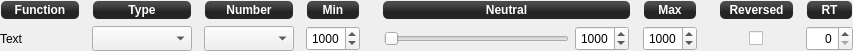
<?xml version="1.0" encoding="UTF-8"?>
<ui version="4.0">
 <class>InputChannelForm</class>
 <widget class="QWidget" name="InputChannelForm">
  <property name="geometry">
   <rect>
    <x>0</x>
    <y>0</y>
    <width>853</width>
    <height>51</height>
   </rect>
  </property>
  <property name="windowTitle">
   <string>Form</string>
  </property>
  <layout class="QGridLayout" name="gridLayout">
   <property name="leftMargin">
    <number>0</number>
   </property>
   <property name="topMargin">
    <number>0</number>
   </property>
   <property name="rightMargin">
    <number>0</number>
   </property>
   <property name="bottomMargin">
    <number>0</number>
   </property>
   <property name="horizontalSpacing">
    <number>12</number>
   </property>
   <item row="0" column="2">
    <widget class="QLabel" name="legend2">
     <property name="enabled">
      <bool>true</bool>
     </property>
     <property name="sizePolicy">
      <sizepolicy hsizetype="Preferred" vsizetype="Fixed">
       <horstretch>0</horstretch>
       <verstretch>0</verstretch>
      </sizepolicy>
     </property>
     <property name="minimumSize">
      <size>
       <width>0</width>
       <height>20</height>
      </size>
     </property>
     <property name="font">
      <font>
       <pointsize>-1</pointsize>
       <weight>75</weight>
       <italic>false</italic>
       <bold>true</bold>
      </font>
     </property>
     <property name="toolTip">
      <string>Channel number</string>
     </property>
     <property name="styleSheet">
      <string notr="true">background-color: qlineargradient(spread:reflect, x1:0.507, y1:0, x2:0.507, y2:0.772, stop:0.208955 rgba(74, 74, 74, 255), stop:0.78607 rgba(36, 36, 36, 255));
color: rgb(255, 255, 255);
border-radius: 5;
font: bold 12px;
margin:1px;</string>
     </property>
     <property name="frameShape">
      <enum>QFrame::StyledPanel</enum>
     </property>
     <property name="text">
      <string>Number</string>
     </property>
     <property name="alignment">
      <set>Qt::AlignCenter</set>
     </property>
    </widget>
   </item>
   <item row="0" column="4">
    <spacer name="horizontalSpacer_3">
     <property name="orientation">
      <enum>Qt::Horizontal</enum>
     </property>
     <property name="sizeType">
      <enum>QSizePolicy::Fixed</enum>
     </property>
     <property name="sizeHint" stdset="0">
      <size>
       <width>10</width>
       <height>20</height>
      </size>
     </property>
    </spacer>
   </item>
   <item row="1" column="3">
    <widget class="QSpinBox" name="channelMin">
     <property name="sizePolicy">
      <sizepolicy hsizetype="Preferred" vsizetype="Preferred">
       <horstretch>0</horstretch>
       <verstretch>0</verstretch>
      </sizepolicy>
     </property>
     <property name="minimumSize">
      <size>
       <width>0</width>
       <height>0</height>
      </size>
     </property>
     <property name="maximumSize">
      <size>
       <width>16777215</width>
       <height>16777215</height>
      </size>
     </property>
     <property name="focusPolicy">
      <enum>Qt::StrongFocus</enum>
     </property>
     <property name="alignment">
      <set>Qt::AlignRight|Qt::AlignTrailing|Qt::AlignVCenter</set>
     </property>
     <property name="buttonSymbols">
      <enum>QAbstractSpinBox::UpDownArrows</enum>
     </property>
     <property name="maximum">
      <number>9999</number>
     </property>
     <property name="value">
      <number>1000</number>
     </property>
    </widget>
   </item>
   <item row="1" column="1">
    <widget class="QComboBox" name="channelGroup">
     <property name="sizePolicy">
      <sizepolicy hsizetype="Minimum" vsizetype="Preferred">
       <horstretch>0</horstretch>
       <verstretch>0</verstretch>
      </sizepolicy>
     </property>
     <property name="minimumSize">
      <size>
       <width>100</width>
       <height>0</height>
      </size>
     </property>
     <property name="maximumSize">
      <size>
       <width>16777215</width>
       <height>16777215</height>
      </size>
     </property>
     <property name="focusPolicy">
      <enum>Qt::StrongFocus</enum>
     </property>
    </widget>
   </item>
   <item row="1" column="2">
    <widget class="QComboBox" name="channelNumber">
     <property name="sizePolicy">
      <sizepolicy hsizetype="Minimum" vsizetype="Preferred">
       <horstretch>0</horstretch>
       <verstretch>0</verstretch>
      </sizepolicy>
     </property>
     <property name="minimumSize">
      <size>
       <width>90</width>
       <height>0</height>
      </size>
     </property>
     <property name="maximumSize">
      <size>
       <width>16777215</width>
       <height>16777215</height>
      </size>
     </property>
     <property name="focusPolicy">
      <enum>Qt::StrongFocus</enum>
     </property>
     <property name="maxVisibleItems">
      <number>7</number>
     </property>
    </widget>
   </item>
   <item row="1" column="0">
    <widget class="QLabel" name="channelName">
     <property name="sizePolicy">
      <sizepolicy hsizetype="Minimum" vsizetype="Preferred">
       <horstretch>0</horstretch>
       <verstretch>0</verstretch>
      </sizepolicy>
     </property>
     <property name="minimumSize">
      <size>
       <width>80</width>
       <height>0</height>
      </size>
     </property>
     <property name="maximumSize">
      <size>
       <width>16777215</width>
       <height>16777215</height>
      </size>
     </property>
     <property name="text">
      <string>Text</string>
     </property>
    </widget>
   </item>
   <item row="1" column="9">
    <widget class="QSpinBox" name="channelResponseTime">
     <property name="enabled">
      <bool>true</bool>
     </property>
     <property name="sizePolicy">
      <sizepolicy hsizetype="Preferred" vsizetype="Preferred">
       <horstretch>0</horstretch>
       <verstretch>0</verstretch>
      </sizepolicy>
     </property>
     <property name="minimumSize">
      <size>
       <width>0</width>
       <height>0</height>
      </size>
     </property>
     <property name="maximumSize">
      <size>
       <width>16777215</width>
       <height>16777215</height>
      </size>
     </property>
     <property name="toolTip">
      <string>Optional input filter response time.

Range: 0-999ms, 0 disables filter (default).

Warning: this is an expert mode feature, mostly used for aerial video
camera control (airframe yaw and camera gimbal accessory channels).
Too high values for main controls can cause undesirable effects and
even lead to crash. Use with caution.</string>
     </property>
     <property name="wrapping">
      <bool>false</bool>
     </property>
     <property name="frame">
      <bool>true</bool>
     </property>
     <property name="alignment">
      <set>Qt::AlignRight|Qt::AlignTrailing|Qt::AlignVCenter</set>
     </property>
     <property name="buttonSymbols">
      <enum>QAbstractSpinBox::UpDownArrows</enum>
     </property>
     <property name="maximum">
      <number>999</number>
     </property>
    </widget>
   </item>
   <item row="0" column="0">
    <widget class="QLabel" name="legend0">
     <property name="enabled">
      <bool>true</bool>
     </property>
     <property name="sizePolicy">
      <sizepolicy hsizetype="Preferred" vsizetype="Fixed">
       <horstretch>0</horstretch>
       <verstretch>0</verstretch>
      </sizepolicy>
     </property>
     <property name="minimumSize">
      <size>
       <width>0</width>
       <height>20</height>
      </size>
     </property>
     <property name="font">
      <font>
       <pointsize>-1</pointsize>
       <weight>75</weight>
       <italic>false</italic>
       <bold>true</bold>
      </font>
     </property>
     <property name="toolTip">
      <string>Channel function</string>
     </property>
     <property name="styleSheet">
      <string notr="true">background-color: qlineargradient(spread:reflect, x1:0.507, y1:0, x2:0.507, y2:0.772, stop:0.208955 rgba(74, 74, 74, 255), stop:0.78607 rgba(36, 36, 36, 255));
color: rgb(255, 255, 255);
border-radius: 5;
font: bold 12px;
margin:1px;</string>
     </property>
     <property name="frameShape">
      <enum>QFrame::StyledPanel</enum>
     </property>
     <property name="text">
      <string>Function</string>
     </property>
     <property name="alignment">
      <set>Qt::AlignCenter</set>
     </property>
    </widget>
   </item>
   <item row="0" column="7">
    <spacer name="horizontalSpacer_4">
     <property name="orientation">
      <enum>Qt::Horizontal</enum>
     </property>
     <property name="sizeType">
      <enum>QSizePolicy::Fixed</enum>
     </property>
     <property name="sizeHint" stdset="0">
      <size>
       <width>10</width>
       <height>20</height>
      </size>
     </property>
    </spacer>
   </item>
   <item row="1" column="4">
    <spacer name="horizontalSpacer">
     <property name="orientation">
      <enum>Qt::Horizontal</enum>
     </property>
     <property name="sizeType">
      <enum>QSizePolicy::Fixed</enum>
     </property>
     <property name="sizeHint" stdset="0">
      <size>
       <width>10</width>
       <height>20</height>
      </size>
     </property>
    </spacer>
   </item>
   <item row="1" column="7">
    <spacer name="horizontalSpacer_2">
     <property name="orientation">
      <enum>Qt::Horizontal</enum>
     </property>
     <property name="sizeType">
      <enum>QSizePolicy::Fixed</enum>
     </property>
     <property name="sizeHint" stdset="0">
      <size>
       <width>10</width>
       <height>20</height>
      </size>
     </property>
    </spacer>
   </item>
   <item row="0" column="8">
    <widget class="QLabel" name="legend6">
     <property name="enabled">
      <bool>true</bool>
     </property>
     <property name="sizePolicy">
      <sizepolicy hsizetype="Preferred" vsizetype="Fixed">
       <horstretch>0</horstretch>
       <verstretch>0</verstretch>
      </sizepolicy>
     </property>
     <property name="minimumSize">
      <size>
       <width>0</width>
       <height>20</height>
      </size>
     </property>
     <property name="font">
      <font>
       <pointsize>-1</pointsize>
       <weight>75</weight>
       <italic>false</italic>
       <bold>true</bold>
      </font>
     </property>
     <property name="toolTip">
      <string>Channel values are inverted</string>
     </property>
     <property name="styleSheet">
      <string notr="true">background-color: qlineargradient(spread:reflect, x1:0.507, y1:0, x2:0.507, y2:0.772, stop:0.208955 rgba(74, 74, 74, 255), stop:0.78607 rgba(36, 36, 36, 255));
color: rgb(255, 255, 255);
border-radius: 5;
font: bold 12px;
margin:1px;</string>
     </property>
     <property name="frameShape">
      <enum>QFrame::StyledPanel</enum>
     </property>
     <property name="lineWidth">
      <number>1</number>
     </property>
     <property name="text">
      <string>Reversed</string>
     </property>
     <property name="alignment">
      <set>Qt::AlignCenter</set>
     </property>
    </widget>
   </item>
   <item row="0" column="9">
    <widget class="QLabel" name="legend7">
     <property name="enabled">
      <bool>true</bool>
     </property>
     <property name="sizePolicy">
      <sizepolicy hsizetype="Preferred" vsizetype="Fixed">
       <horstretch>0</horstretch>
       <verstretch>0</verstretch>
      </sizepolicy>
     </property>
     <property name="minimumSize">
      <size>
       <width>0</width>
       <height>20</height>
      </size>
     </property>
     <property name="font">
      <font>
       <pointsize>-1</pointsize>
       <weight>75</weight>
       <italic>false</italic>
       <bold>true</bold>
      </font>
     </property>
     <property name="toolTip">
      <string>Response time</string>
     </property>
     <property name="styleSheet">
      <string notr="true">background-color: qlineargradient(spread:reflect, x1:0.507, y1:0, x2:0.507, y2:0.772, stop:0.208955 rgba(74, 74, 74, 255), stop:0.78607 rgba(36, 36, 36, 255));
color: rgb(255, 255, 255);
border-radius: 5;
font: bold 12px;
margin:1px;</string>
     </property>
     <property name="frameShape">
      <enum>QFrame::StyledPanel</enum>
     </property>
     <property name="lineWidth">
      <number>1</number>
     </property>
     <property name="text">
      <string>RT</string>
     </property>
     <property name="alignment">
      <set>Qt::AlignCenter</set>
     </property>
    </widget>
   </item>
   <item row="0" column="6">
    <widget class="QLabel" name="legend5">
     <property name="enabled">
      <bool>true</bool>
     </property>
     <property name="sizePolicy">
      <sizepolicy hsizetype="Preferred" vsizetype="Fixed">
       <horstretch>0</horstretch>
       <verstretch>0</verstretch>
      </sizepolicy>
     </property>
     <property name="minimumSize">
      <size>
       <width>0</width>
       <height>20</height>
      </size>
     </property>
     <property name="font">
      <font>
       <pointsize>-1</pointsize>
       <weight>75</weight>
       <italic>false</italic>
       <bold>true</bold>
      </font>
     </property>
     <property name="toolTip">
      <string>Channel max</string>
     </property>
     <property name="styleSheet">
      <string notr="true">background-color: qlineargradient(spread:reflect, x1:0.507, y1:0, x2:0.507, y2:0.772, stop:0.208955 rgba(74, 74, 74, 255), stop:0.78607 rgba(36, 36, 36, 255));
color: rgb(255, 255, 255);
border-radius: 5;
font: bold 12px;
margin:1px;</string>
     </property>
     <property name="frameShape">
      <enum>QFrame::StyledPanel</enum>
     </property>
     <property name="lineWidth">
      <number>1</number>
     </property>
     <property name="text">
      <string>Max</string>
     </property>
     <property name="alignment">
      <set>Qt::AlignCenter</set>
     </property>
    </widget>
   </item>
   <item row="0" column="5">
    <widget class="QLabel" name="legend4">
     <property name="enabled">
      <bool>true</bool>
     </property>
     <property name="sizePolicy">
      <sizepolicy hsizetype="Expanding" vsizetype="Fixed">
       <horstretch>0</horstretch>
       <verstretch>0</verstretch>
      </sizepolicy>
     </property>
     <property name="minimumSize">
      <size>
       <width>0</width>
       <height>20</height>
      </size>
     </property>
     <property name="font">
      <font>
       <pointsize>-1</pointsize>
       <weight>75</weight>
       <italic>false</italic>
       <bold>true</bold>
      </font>
     </property>
     <property name="toolTip">
      <string>Channel neutral</string>
     </property>
     <property name="styleSheet">
      <string notr="true">background-color: qlineargradient(spread:reflect, x1:0.507, y1:0, x2:0.507, y2:0.772, stop:0.208955 rgba(74, 74, 74, 255), stop:0.78607 rgba(36, 36, 36, 255));
color: rgb(255, 255, 255);
border-radius: 5;
font: bold 12px;
margin:1px;</string>
     </property>
     <property name="frameShape">
      <enum>QFrame::StyledPanel</enum>
     </property>
     <property name="text">
      <string>Neutral</string>
     </property>
     <property name="alignment">
      <set>Qt::AlignCenter</set>
     </property>
    </widget>
   </item>
   <item row="0" column="3">
    <widget class="QLabel" name="legend3">
     <property name="enabled">
      <bool>true</bool>
     </property>
     <property name="sizePolicy">
      <sizepolicy hsizetype="Preferred" vsizetype="Fixed">
       <horstretch>0</horstretch>
       <verstretch>0</verstretch>
      </sizepolicy>
     </property>
     <property name="minimumSize">
      <size>
       <width>0</width>
       <height>20</height>
      </size>
     </property>
     <property name="font">
      <font>
       <pointsize>-1</pointsize>
       <weight>75</weight>
       <italic>false</italic>
       <bold>true</bold>
      </font>
     </property>
     <property name="toolTip">
      <string>Channel min</string>
     </property>
     <property name="styleSheet">
      <string notr="true">background-color: qlineargradient(spread:reflect, x1:0.507, y1:0, x2:0.507, y2:0.772, stop:0.208955 rgba(74, 74, 74, 255), stop:0.78607 rgba(36, 36, 36, 255));
color: rgb(255, 255, 255);
border-radius: 5;
font: bold 12px;
margin:1px;</string>
     </property>
     <property name="frameShape">
      <enum>QFrame::StyledPanel</enum>
     </property>
     <property name="text">
      <string>Min</string>
     </property>
     <property name="alignment">
      <set>Qt::AlignCenter</set>
     </property>
    </widget>
   </item>
   <item row="0" column="1">
    <widget class="QLabel" name="legend1">
     <property name="enabled">
      <bool>true</bool>
     </property>
     <property name="sizePolicy">
      <sizepolicy hsizetype="Preferred" vsizetype="Fixed">
       <horstretch>0</horstretch>
       <verstretch>0</verstretch>
      </sizepolicy>
     </property>
     <property name="minimumSize">
      <size>
       <width>0</width>
       <height>20</height>
      </size>
     </property>
     <property name="font">
      <font>
       <pointsize>-1</pointsize>
       <weight>75</weight>
       <italic>false</italic>
       <bold>true</bold>
      </font>
     </property>
     <property name="toolTip">
      <string>Channel type</string>
     </property>
     <property name="styleSheet">
      <string notr="true">background-color: qlineargradient(spread:reflect, x1:0.507, y1:0, x2:0.507, y2:0.772, stop:0.208955 rgba(74, 74, 74, 255), stop:0.78607 rgba(36, 36, 36, 255));
color: rgb(255, 255, 255);
border-radius: 5;
font: bold 12px;
margin:1px;</string>
     </property>
     <property name="frameShape">
      <enum>QFrame::StyledPanel</enum>
     </property>
     <property name="text">
      <string>Type</string>
     </property>
     <property name="alignment">
      <set>Qt::AlignCenter</set>
     </property>
    </widget>
   </item>
   <item row="1" column="6">
    <widget class="QSpinBox" name="channelMax">
     <property name="sizePolicy">
      <sizepolicy hsizetype="Preferred" vsizetype="Preferred">
       <horstretch>0</horstretch>
       <verstretch>0</verstretch>
      </sizepolicy>
     </property>
     <property name="minimumSize">
      <size>
       <width>0</width>
       <height>0</height>
      </size>
     </property>
     <property name="maximumSize">
      <size>
       <width>16777215</width>
       <height>16777215</height>
      </size>
     </property>
     <property name="focusPolicy">
      <enum>Qt::StrongFocus</enum>
     </property>
     <property name="alignment">
      <set>Qt::AlignRight|Qt::AlignTrailing|Qt::AlignVCenter</set>
     </property>
     <property name="buttonSymbols">
      <enum>QAbstractSpinBox::UpDownArrows</enum>
     </property>
     <property name="maximum">
      <number>9999</number>
     </property>
     <property name="value">
      <number>1000</number>
     </property>
    </widget>
   </item>
   <item row="1" column="5">
    <widget class="QFrame" name="frame">
     <property name="sizePolicy">
      <sizepolicy hsizetype="Minimum" vsizetype="Preferred">
       <horstretch>0</horstretch>
       <verstretch>0</verstretch>
      </sizepolicy>
     </property>
     <property name="minimumSize">
      <size>
       <width>0</width>
       <height>0</height>
      </size>
     </property>
     <property name="maximumSize">
      <size>
       <width>16777215</width>
       <height>16777215</height>
      </size>
     </property>
     <property name="frameShape">
      <enum>QFrame::NoFrame</enum>
     </property>
     <property name="frameShadow">
      <enum>QFrame::Plain</enum>
     </property>
     <layout class="QHBoxLayout" name="horizontalLayout">
      <property name="leftMargin">
       <number>2</number>
      </property>
      <property name="topMargin">
       <number>0</number>
      </property>
      <property name="rightMargin">
       <number>2</number>
      </property>
      <property name="bottomMargin">
       <number>0</number>
      </property>
      <item>
       <widget class="QSlider" name="channelNeutral">
        <property name="sizePolicy">
         <sizepolicy hsizetype="Expanding" vsizetype="Preferred">
          <horstretch>0</horstretch>
          <verstretch>0</verstretch>
         </sizepolicy>
        </property>
        <property name="minimumSize">
         <size>
          <width>50</width>
          <height>0</height>
         </size>
        </property>
        <property name="focusPolicy">
         <enum>Qt::StrongFocus</enum>
        </property>
        <property name="orientation">
         <enum>Qt::Horizontal</enum>
        </property>
       </widget>
      </item>
      <item>
       <widget class="QSpinBox" name="neutralValue">
        <property name="sizePolicy">
         <sizepolicy hsizetype="Preferred" vsizetype="Preferred">
          <horstretch>0</horstretch>
          <verstretch>0</verstretch>
         </sizepolicy>
        </property>
        <property name="minimumSize">
         <size>
          <width>0</width>
          <height>0</height>
         </size>
        </property>
        <property name="maximumSize">
         <size>
          <width>16777215</width>
          <height>16777215</height>
         </size>
        </property>
        <property name="alignment">
         <set>Qt::AlignRight|Qt::AlignTrailing|Qt::AlignVCenter</set>
        </property>
        <property name="maximum">
         <number>9999</number>
        </property>
        <property name="value">
         <number>1000</number>
        </property>
       </widget>
      </item>
     </layout>
    </widget>
   </item>
   <item row="1" column="8">
    <widget class="QFrame" name="frame_1">
     <property name="sizePolicy">
      <sizepolicy hsizetype="Minimum" vsizetype="Preferred">
       <horstretch>0</horstretch>
       <verstretch>0</verstretch>
      </sizepolicy>
     </property>
     <property name="minimumSize">
      <size>
       <width>75</width>
       <height>0</height>
      </size>
     </property>
     <property name="maximumSize">
      <size>
       <width>16777215</width>
       <height>16777215</height>
      </size>
     </property>
     <property name="frameShape">
      <enum>QFrame::NoFrame</enum>
     </property>
     <property name="frameShadow">
      <enum>QFrame::Raised</enum>
     </property>
     <layout class="QHBoxLayout" name="horizontalLayout_2">
      <property name="leftMargin">
       <number>0</number>
      </property>
      <property name="topMargin">
       <number>0</number>
      </property>
      <property name="rightMargin">
       <number>0</number>
      </property>
      <property name="bottomMargin">
       <number>0</number>
      </property>
      <item alignment="Qt::AlignHCenter">
       <widget class="QCheckBox" name="channelRev">
        <property name="enabled">
         <bool>true</bool>
        </property>
        <property name="sizePolicy">
         <sizepolicy hsizetype="Preferred" vsizetype="Preferred">
          <horstretch>0</horstretch>
          <verstretch>0</verstretch>
         </sizepolicy>
        </property>
        <property name="minimumSize">
         <size>
          <width>0</width>
          <height>0</height>
         </size>
        </property>
        <property name="text">
         <string/>
        </property>
       </widget>
      </item>
     </layout>
    </widget>
   </item>
  </layout>
 </widget>
 <resources/>
 <connections/>
</ui>
